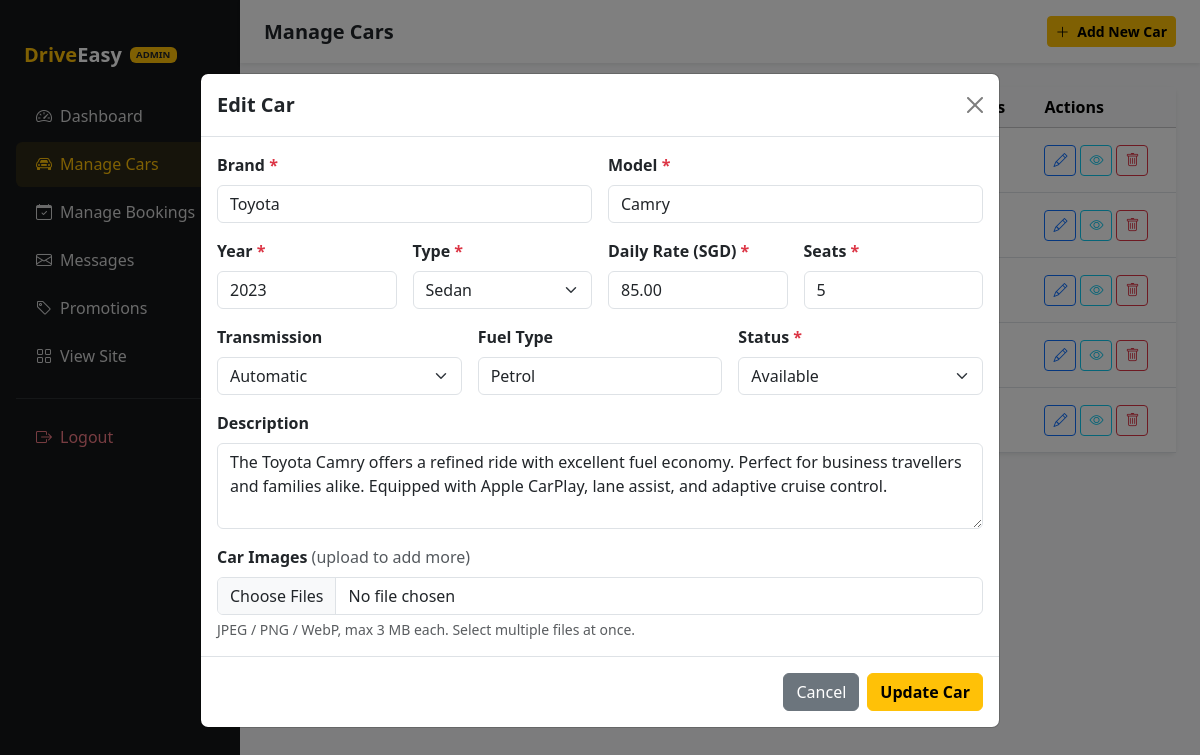
Page /admin/manage-cars.php?edit=1 (signed in) on the committed database.
### tables this page shows
CREATE TABLE IF NOT EXISTS cars (
    id            INT AUTO_INCREMENT PRIMARY KEY,
    brand         VARCHAR(50)   NOT NULL,
    model         VARCHAR(50)   NOT NULL,
    year          YEAR          NOT NULL,
    type          ENUM('sedan','SUV','MPV','sports') NOT NULL,
    daily_rate    DECIMAL(10,2) NOT NULL,
    status        ENUM('available','unavailable') NOT NULL DEFAULT 'available',
    image_path    VARCHAR(255)  DEFAULT 'assets/images/placeholder.jpg',
    description   TEXT,
    seats         TINYINT       NOT NULL DEFAULT 5,
    transmission  ENUM('automatic','manual') NOT NULL DEFAULT 'automatic',
    fuel_type     VARCHAR(30)   NOT NULL DEFAULT 'Petrol',
    mileage       VARCHAR(30)   DEFAULT 'Unlimited',
    created_at    TIMESTAMP DEFAULT CURRENT_TIMESTAMP
);

### admin/manage-cars.php (the view, shortened to what this page needs)
<?php
require_once dirname(__DIR__) . '/includes/db.php';
$pdo->exec("
    CREATE TABLE IF NOT EXISTS car_images (
        id         INT AUTO_INCREMENT PRIMARY KEY,
        car_id     INT          NOT NULL,
        image_path VARCHAR(255) NOT NULL,
        sort_order TINYINT      NOT NULL DEFAULT 0,
        created_at TIMESTAMP DEFAULT CURRENT_TIMESTAMP,
        FOREIGN KEY (car_id) REFERENCES cars(id) ON DELETE CASCADE
    ) ENGINE=InnoDB
");
$editId   = filter_input(INPUT_GET, 'edit',         FILTER_VALIDATE_INT);
$editCar    = null;
if ($editId) {
    $stmt = $pdo->prepare("SELECT * FROM cars WHERE id = :id LIMIT 1");
    $stmt->execute([':id' => $editId]);
    $editCar = $stmt->fetch();
}
$allCars = $pdo->query(
    "SELECT c.*, (SELECT COUNT(*) FROM bookings b WHERE b.car_id=c.id AND b.status!='cancelled') AS active_bookings
     FROM cars c ORDER BY c.created_at DESC"
)->fetchAll();
?>
<!DOCTYPE html>
<html lang="en">
<head>
    <link rel="stylesheet" href="https://cdn.jsdelivr.net/npm/bootstrap@5.3.2/dist/css/bootstrap.min.css">
    <link rel="stylesheet" href="https://cdn.jsdelivr.net/npm/bootstrap-icons@1.11.3/font/bootstrap-icons.min.css">
    <link rel="stylesheet" href="/assets/css/style.css">
</head>
<body>
<div class="d-flex" style="min-height:100vh;">
    <nav class="admin-sidebar d-none d-lg-flex flex-column" style="width:240px;flex-shrink:0;"
         aria-label="Admin navigation">
        <a href="/admin/dashboard.php" class="d-flex align-items-center gap-2 px-4 py-3 text-decoration-none mb-2">
            <span class="fw-bold fs-5">
                <span class="text-warning">Drive</span><span class="text-white">Easy</span>
            </span>
            <span class="badge bg-warning text-dark" style="font-size:0.6rem;">ADMIN</span>
        </a>
        <div class="px-3">
            <ul class="nav flex-column">
                <li><a class="nav-link" href="/admin/dashboard.php"><i class="bi bi-speedometer2 me-2" aria-hidden="true"></i>Dashboard</a></li>
                <li><a class="nav-link active" href="/admin/manage-cars.php"><i class="bi bi-car-front me-2" aria-hidden="true"></i>Manage Cars</a></li>
                <li><a class="nav-link" href="/admin/manage-bookings.php"><i class="bi bi-calendar-check me-2" aria-hidden="true"></i>Manage Bookings</a></li>
                <li><a class="nav-link" href="/admin/manage-messages.php"><i class="bi bi-envelope me-2" aria-hidden="true"></i>Messages</a></li>
                <li><a class="nav-link" href="/admin/manage-promotion.php"><i class="bi bi-tag me-2" aria-hidden="true"></i>Promotions</a></li>
                <li><a class="nav-link" href="/fleet.php"><i class="bi bi-grid me-2" aria-hidden="true"></i>View Site</a></li>
            </ul>
            <hr class="border-secondary my-3">
            <ul class="nav flex-column">
                <li><a class="nav-link text-danger" href="/logout.php"><i class="bi bi-box-arrow-right me-2" aria-hidden="true"></i>Logout</a></li>
            </ul>
        </div>
    </nav>
    <div class="flex-grow-1 bg-light">
        <header class="bg-white shadow-sm px-4 py-3 d-flex justify-content-between align-items-center sticky-top">
            <div class="d-flex align-items-center gap-3">
                <h1 class="h5 mb-0 fw-bold">Manage Cars</h1>
            </div>
            <button class="btn btn-warning btn-sm fw-semibold"
                    data-bs-toggle="modal" data-bs-target="#carModal" aria-label="Add New Car" title="Add New Car">
                <i class="bi bi-plus-lg me-1" aria-hidden="true"></i> Add New Car
            </button>
        </header>
        <main class="p-4">
            <div class="card border-0 shadow-sm">
                <div class="card-body p-0">
                    <div class="table-responsive">
                        <table class="table table-hover align-middle mb-0">
                            <thead class="table-light">
                                <tr>
                                    <th scope="col">Image</th>
                                    <th scope="col">Car</th>
                                    <th scope="col">Type</th>
                                    <th scope="col">Daily Rate</th>
                                    <th scope="col">Status</th>
                                    <th scope="col">Active Bookings</th>
                                    <th scope="col">Actions</th>
                                </tr>
                            </thead>
                            <tbody>
                                <?php foreach ($allCars as $car): ?>
                                <tr>
                                    <td>
                                    </td>
                                    <td>
                                        <div class="fw-semibold">
                                        </div>
                                        <div class="text-muted small"><?= (int)$car['year'] ?></div>
                                    </td>
                                    <td>
                                        <span class="badge badge-<?= htmlspecialchars($car['type']) ?>">
                                        </span>
                                    </td>
                                    <td class="fw-semibold">SGD <?= number_format((float)$car['daily_rate'], 2) ?></td>
                                    <td>
                                        <?php if ($car['status'] === 'available'): ?>
                                        <span class="badge bg-success">Available</span>
                                        <?php else: ?>
                                        <span class="badge bg-secondary">Unavailable</span>
                                        <?php endif; ?>
                                    </td>
                                    <td class="text-center"><?= (int)$car['active_bookings'] ?></td>
                                    <td>
                                        <div class="d-flex gap-1">
                                            <a href="/admin/manage-cars.php?edit=<?= (int)$car['id'] ?>"
                                            class="btn btn-sm btn-outline-primary"
                                            aria-label="Edit <?= htmlspecialchars($car['brand'] . ' ' . $car['model']) ?>">
                                                <i class="bi bi-pencil" aria-hidden="true"></i>
                                            </a>
                                            <a href="/car-details.php?id=<?= (int)$car['id'] ?>"
                                            class="btn btn-sm btn-outline-info"
                                            target="_blank" rel="noopener"
                                            aria-label="View <?= htmlspecialchars($car['brand'] . ' ' . $car['model']) ?> on site">
                                                <i class="bi bi-eye" aria-hidden="true"></i>
                                            </a>
                                            <a href="/admin/manage-cars.php?delete=<?= (int)$car['id'] ?>"
                                            class="btn btn-sm btn-outline-danger btn-cancel-booking"
                                            aria-label="Delete <?= htmlspecialchars($car['brand'] . ' ' . $car['model']) ?>" title="Delete Car">
                                                <i class="bi bi-trash" aria-hidden="true"></i>
                                            </a>
                                        </div>
                                    </td>
                                </tr>
                                <?php endforeach; ?>
                            </tbody>
                        </table>
                    </div>
                </div>
            </div>
        </main>
    </div>
</div>
<div class="modal fade" id="carModal" tabindex="-1"
     aria-labelledby="carModalLabel" aria-hidden="true">
    <div class="modal-dialog modal-lg modal-dialog-centered">
        <div class="modal-content">
            <div class="modal-header">
                <h2 class="modal-title h5 fw-bold" id="carModalLabel">
                    <?= $editCar ? 'Edit Car' : 'Add New Car' ?>
                </h2>
                <button type="button" class="btn-close" data-bs-dismiss="modal" aria-label="Close modal"></button>
            </div>
            <form action="/admin/manage-cars.php<?= $editId ? '?edit=' . $editId : '' ?>"
                  method="POST" enctype="multipart/form-data"
                  class="needs-validation" novalidate>
                <div class="modal-body">
                    <div class="row g-3">
                        <div class="col-sm-6">
                            <label for="brand" class="form-label fw-semibold">Brand <span class="text-danger" aria-hidden="true">*</span></label>
                            <input type="text" class="form-control" id="brand" name="brand"
                                   value="<?= htmlspecialchars($editCar['brand'] ?? '') ?>"
                                   maxlength="50" required placeholder="e.g. Toyota">
                        </div>
                        <div class="col-sm-6">
                            <label for="model" class="form-label fw-semibold">Model <span class="text-danger" aria-hidden="true">*</span></label>
                            <input type="text" class="form-control" id="model" name="model"
                                   value="<?= htmlspecialchars($editCar['model'] ?? '') ?>"
                                   maxlength="50" required placeholder="e.g. Camry">
                        </div>
                        <div class="col-sm-3">
                            <label for="year" class="form-label fw-semibold">Year <span class="text-danger" aria-hidden="true">*</span></label>
                            <input type="number" class="form-control" id="year" name="year"
                                   value="<?= (int)($editCar['year'] ?? date('Y')) ?>"
                                   min="2000" max="<?= date('Y') + 1 ?>" required>
                        </div>
                        <div class="col-sm-3">
                            <label for="type" class="form-label fw-semibold">Type <span class="text-danger" aria-hidden="true">*</span></label>
                            <select class="form-select" id="type" name="type" required>
                                <?php foreach (['sedan','SUV','MPV','sports'] as $t): ?>
                                <option value="<?= $t ?>"
                                    <?= (($editCar['type'] ?? '') === $t) ? 'selected' : '' ?>>
                                    <?= ucfirst($t) ?>
                                </option>
                                <?php endforeach; ?>
                            </select>
                        </div>
                        <div class="col-sm-3">
                            <label for="daily_rate" class="form-label fw-semibold">Daily Rate (SGD) <span class="text-danger" aria-hidden="true">*</span></label>
                            <input type="number" class="form-control" id="daily_rate" name="daily_rate"
                                   value="<?= htmlspecialchars($editCar['daily_rate'] ?? '') ?>"
                                   step="0.01" min="1" required>
                        </div>
                        <div class="col-sm-3">
                            <label for="seats" class="form-label fw-semibold">Seats <span class="text-danger" aria-hidden="true">*</span></label>
                            <input type="number" class="form-control" id="seats" name="seats"
                                   value="<?= (int)($editCar['seats'] ?? 5) ?>"
                                   min="1" max="9" required>
                        </div>
                        <div class="col-sm-4">
                            <label for="transmission" class="form-label fw-semibold">Transmission</label>
                            <select class="form-select" id="transmission" name="transmission">
                                <option value="automatic" <?= (($editCar['transmission'] ?? '') === 'automatic') ? 'selected' : '' ?>>Automatic</option>
                            </select>
                        </div>
                        <div class="col-sm-4">
                            <label for="fuel_type" class="form-label fw-semibold">Fuel Type</label>
                            <input type="text" class="form-control" id="fuel_type" name="fuel_type"
                                   value="<?= htmlspecialchars($editCar['fuel_type'] ?? 'Petrol') ?>"
                                   maxlength="30">
                        </div>
                        <div class="col-sm-4">
                            <label for="status" class="form-label fw-semibold">Status <span class="text-danger" aria-hidden="true">*</span></label>
                            <select class="form-select" id="status" name="status" required>
                                <option value="available"   <?= (($editCar['status'] ?? '') === 'available')   ? 'selected' : '' ?>>Available</option>
                            </select>
                        </div>
                        <div class="col-12">
                            <label for="description" class="form-label fw-semibold">Description</label>
                            <textarea class="form-control" id="description" name="description"
                                      rows="3" maxlength="1000"
                                      placeholder="Vehicle description visible to customers…"><?= htmlspecialchars($editCar['description'] ?? '') ?></textarea>
                        </div>
                        <div class="col-12">
                            <label for="car_images" class="form-label fw-semibold">
                                Car Images <?= $editCar ? '<span class="text-muted fw-normal">(upload to add more)</span>' : '' ?>
                            </label>
                            <input type="file" class="form-control" id="car_images"
                                   name="car_images[]" accept="image/jpeg,image/png,image/webp" multiple>
                            <div class="form-text">JPEG / PNG / WebP, max 3 MB each. Select multiple files at once.</div>
                        </div>
                    </div>
                </div>
                <div class="modal-footer">
                    <button type="button" class="btn btn-secondary" data-bs-dismiss="modal">Cancel</button>
                    <button type="submit" class="btn btn-warning fw-bold">
                        <?= $editCar ? 'Update Car' : 'Add Car' ?>
                    </button>
                </div>
            </form>
        </div>
    </div>
</div>
</body>
</html>

### rows in the picture
cars: brand "Toyota", model "Camry", year "2023", type "Sedan", daily_rate "85.00", seats "5", transmission "Automatic", fuel_type "Petrol", status "Available", description "The Toyota Camry offers a refined ride with excellent fuel economy. Perfect for business travellers and families alike. Equipped with Apple CarPlay, lane assist, and adaptive cruise control."
